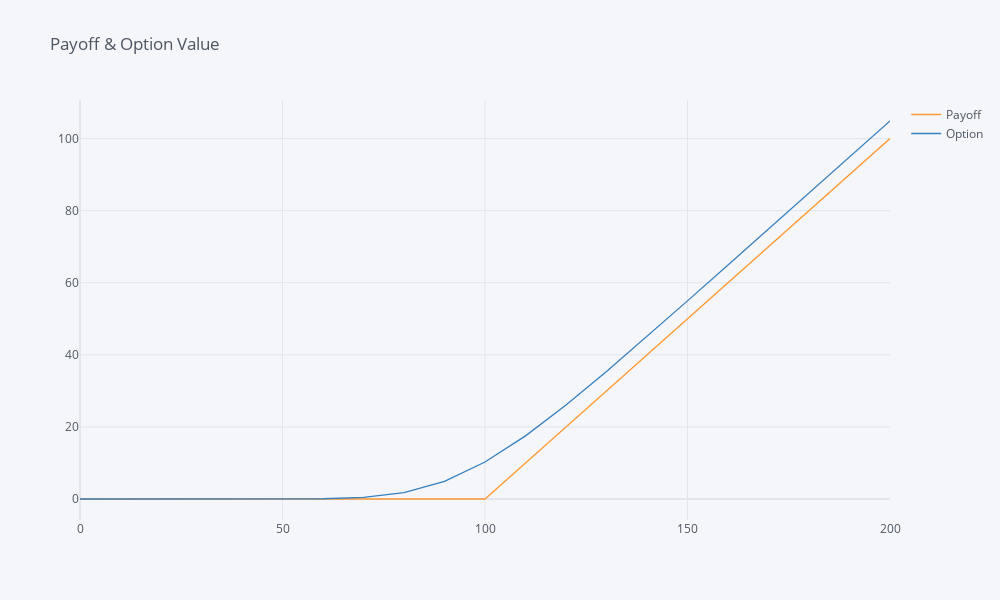

The notebook cell this image was saved under:
### Code cell
option_value_2D[['Payoff', 'Option']].iplot(title='Payoff & Option Value')

### Figure 1 — Plotly figure (JSON) as saved in the notebook; plotly's stock layout.template omitted (floating-point values rounded to 4 significant figures)
{"data": [{"line": {"color": "rgba(255, 153, 51, 1.0)", "dash": "solid", "shape": "linear", "width": 1.3}, "mode": "lines", "name": "Payoff", "text": "", "type": "scatter", "x": [0, 10, 20, 30, 40, 50, 60, 70, 80, 90, 100, 110, 120, 130, 140, 150, 160, 170, 180, 190, 200], "y": [0, 0, 0, 0, 0, 0, 0, 0, 0, 0, 0, 10, 20, 30, 40, 50, 60, 70, 80, 90, 100]}, {"line": {"color": "rgba(55, 128, 191, 1.0)", "dash": "solid", "shape": "linear", "width": 1.3}, "mode": "lines", "name": "Option", "text": "", "type": "scatter", "x": [0, 10, 20, 30, 40, 50, 60, 70, 80, 90, 100, 110, 120, 130, 140, 150, 160, 170, 180, 190, 200], "y": [0, 0, 0, 0, 0, 0.01, 0.07, 0.43, 1.75, 4.9, 10.26, 17.52, 26.09, 35.4, 45.09, 54.97, 64.91, 74.89, 84.89, 94.88, 104.9]}], "layout": {"height": 600, "legend": {"bgcolor": "#F5F6F9", "font": {"color": "#4D5663"}}, "paper_bgcolor": "#F5F6F9", "plot_bgcolor": "#F5F6F9", "title": {"font": {"color": "#4D5663"}, "text": "Payoff & Option Value"}, "width": 1000, "xaxis": {"gridcolor": "#E1E5ED", "showgrid": true, "tickfont": {"color": "#4D5663"}, "title": {"font": {"color": "#4D5663"}, "text": ""}, "zerolinecolor": "#E1E5ED"}, "yaxis": {"gridcolor": "#E1E5ED", "showgrid": true, "tickfont": {"color": "#4D5663"}, "title": {"font": {"color": "#4D5663"}, "text": ""}, "zerolinecolor": "#E1E5ED"}}}
